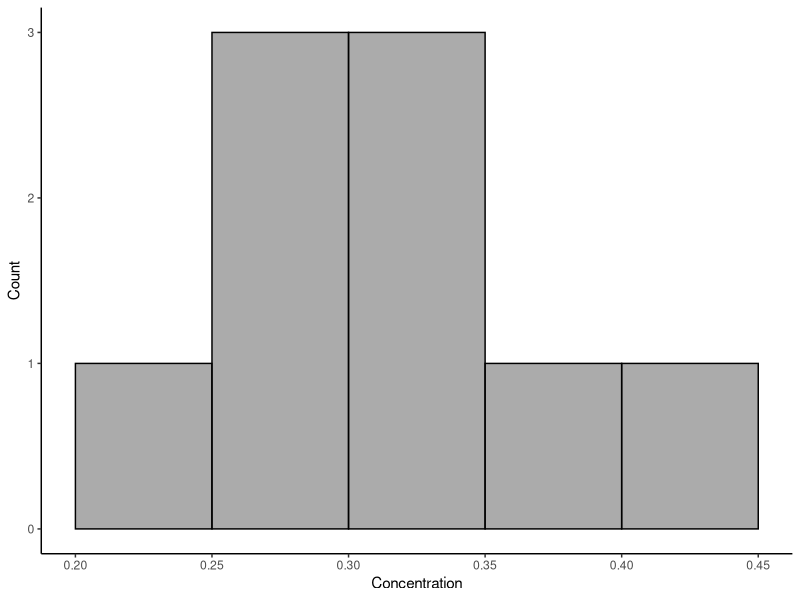
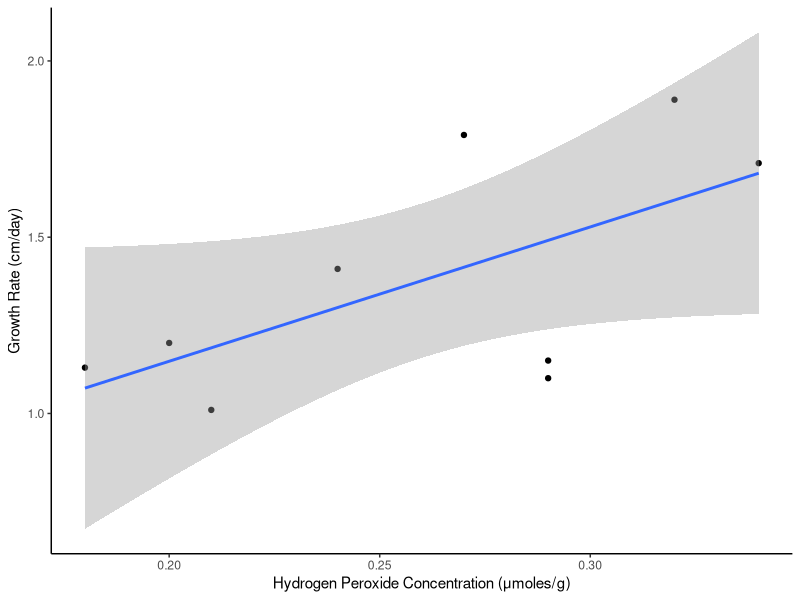
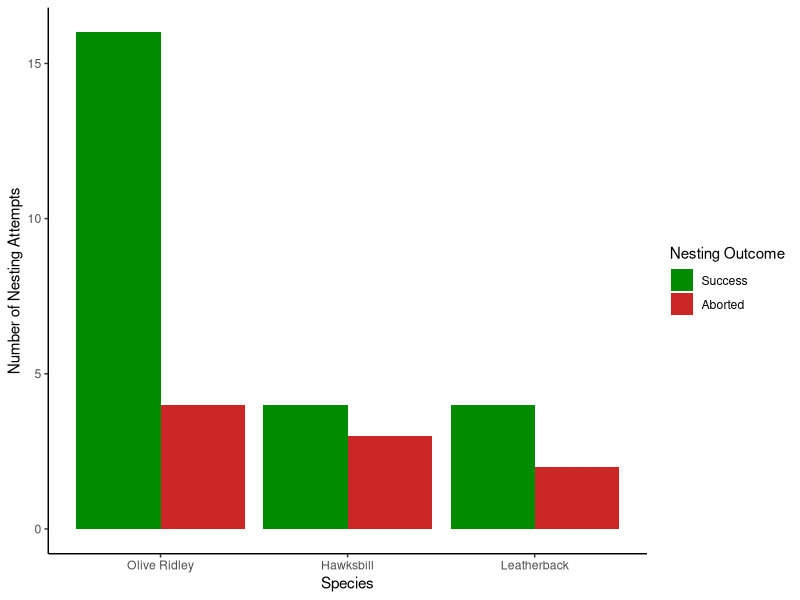
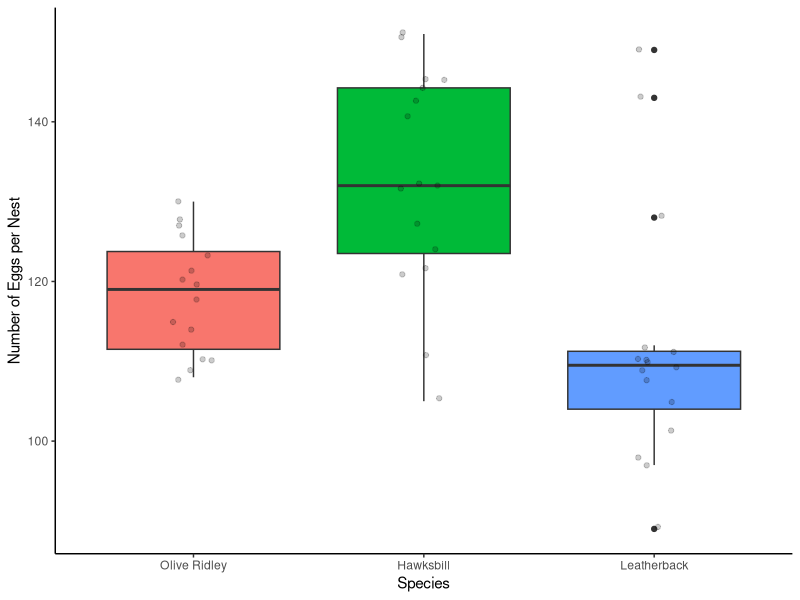
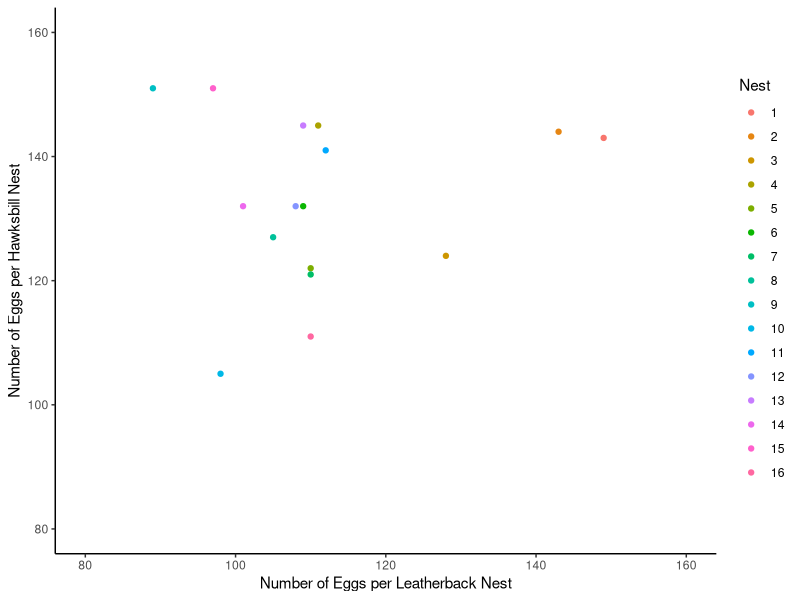

Recreate these plots in R, in order.
## ---- chunk 1
knitr::opts_chunk$set(echo = TRUE)
## ---- chunk 2
library(tidyverse)
library(matrixStats)
## ---- chunk 3
TsA <- c(0.17, 0.20, 0.13, 0.20, 0.24, 0.25, 0.15, 0.21, 0.21)
TsA

TsB <- c(0.47, 0.21, 0.34, 0.32, 0.33, 0.29, 0.18, 0.20, 0.25)
TsB

Cs <- c(0.44, 0.33, 0.37, 0.33, 0.31, 0.27, 0.22, 0.30, 0.28)
Cs

strains <- tibble(TsA, TsB, Cs)
strains
## ---- chunk 4
mtsa <- mean(TsA)
mtsb <- mean(TsB)
mcs <- mean(Cs)

mabdif <- (mtsb - mtsa)
mabdif

mcadif <- (mcs - mtsa)
mcadif
## ---- chunk 5
a <- ggplot(strains, aes(Cs))
#getting the same breaks as given by the standard hist command#
brx <- pretty(range(strains$Cs), n = nclass.Sturges(strains$Cs),min.n = 1)
ggcommonhist <- a+geom_histogram(breaks = brx, alpha = 0.5, color = "black")+labs(x = "Concentration", y = "Count")+theme_classic()+scale_x_continuous(breaks = seq(0,1, 0.05))
ggcommonhist
## ---- chunk 6
Peroxide <- c(0.27, 0.21, 0.34, 0.32, 0.24, 0.29, 0.18, 0.20, 0.29)
Growth.rate <- c(1.79, 1.01, 1.71, 1.89, 1.41, 1.15, 1.13, 1.20, 1.10)
pergro <- tibble(Peroxide, Growth.rate)
## ---- chunk 7
b <- ggplot(pergro, aes(Peroxide, Growth.rate))
pergroscatter <- b+geom_point()+theme_classic()+labs(x = "Hydrogen Peroxide Concentration (μmoles/g)", y = "Growth Rate (cm/day)")+geom_smooth(method='lm')
pergroscatter
## ---- chunk 8
trep <- read_csv("turtle_reproduction.csv", col_names = (TRUE), col_types = cols(Nesting_Success = "f", Species = "f"))
contingency_trep <- table(trep)
contingency_trep
## ---- chunk 9
b <- ggplot(trep, aes(x = Species, fill = Nesting_Success))
turtletable <- b+geom_bar(position = "dodge")+scale_fill_manual(name = "Nesting Outcome", values = c("green4", "firebrick3"))+theme_classic()+scale_y_continuous("Number of Nesting Attempts")
turtletable
## ---- chunk 10
asd<- table(trep)
asd

samean <-rowMeans(asd)
samean

sasd <- rowSds(asd)
sasd
## ---- chunk 11
propOR <- prop.table(contingency_trep[1:2, "Olive Ridley"])
propOR

propH <- prop.table(contingency_trep[1:2, "Hawksbill"])
propH

propL <- prop.table(contingency_trep[1:2, "Leatherback"])
propL
## ---- chunk 12
scramble <- read_csv("scrambled_eggs.csv", col_names = (TRUE), col_types = cols(Nest = "f", Species = "f", Eggs = "d"))
scramble
## ---- chunk 13
d <- ggplot(scramble, aes(x = Species, y = Eggs, fill = Species))
box_of_eggs <-d+geom_boxplot(position = "dodge", show.legend = FALSE)+theme_classic()+geom_jitter(width=0.1,alpha=0.2)+theme(legend.position = "none")+scale_y_continuous("Number of Eggs per Nest")
box_of_eggs
## ---- chunk 14
eggscramble <- read_csv("leatherhawk_eggs.csv", col_names = (TRUE), col_types = cols(Hawksbill = "d", Leatherback = "d", Nest = "f"))
eggscramble

e <- ggplot(eggscramble, aes(x = Leatherback, y = Hawksbill, color = Nest))
LeatherHawk <- e+geom_point()+theme_classic()+scale_y_continuous("Number of Eggs per Hawksbill Nest", limits = c(80, 160))+scale_x_continuous("Number of Eggs per Leatherback Nest", limits = c(80,160))
LeatherHawk
